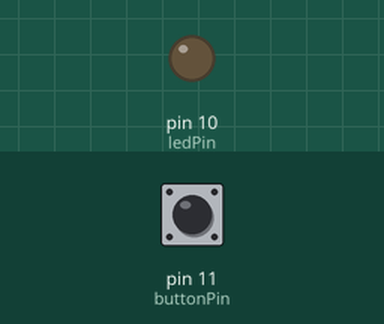
Simulated run of this sketch. Board: Arduino Uno, built with avr-gcc and run on an emulated ATmega328P. On the bench: output pins drawn as LEDs (lit = HIGH). The inputs (shaded band) are chosen by the test bench; at power-on: pin 11 (buttonPin) LOW.

Above: at 1.2 s.
1.3 s: pin 11 (buttonPin) pulled HIGH for 0.15 s
At 1.6 s:
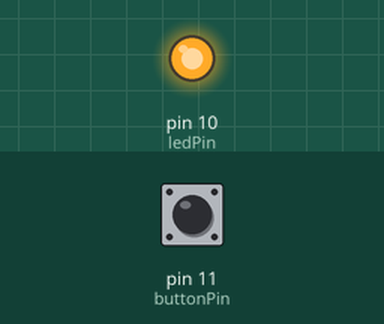
2.9 s: pin 11 (buttonPin) pulled HIGH for 1 s
At 4.0 s:
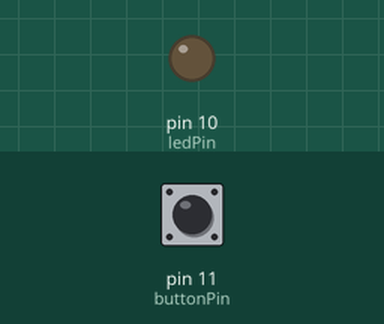
5.4 s: pin 11 (buttonPin) pulled HIGH for 3.2 s
At 5.9 s:
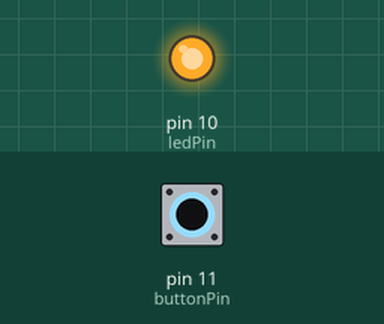
Timing chart, 0 to 8.4 s (numbered marks = the images above; inputs shaded):
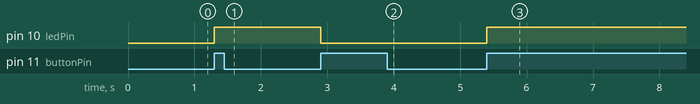

The sketch:

Prender_un_led_con_un_boton_if.ino
```cpp
// Definir los pines del LED y el botón
int ledPin = 10;      // Pin donde está el LED
int buttonPin = 11;   // Pin donde está el botón

bool ledState = false;  // Estado del LED (apagado inicialmente)
bool lastButtonState = LOW;  // Estado anterior del botón
bool buttonState = LOW;  // Estado actual del botón

void setup() {
  // Inicializar el pin del LED como salida
  pinMode(ledPin, OUTPUT);

  // Inicializar el pin del botón como entrada
  pinMode(buttonPin, INPUT);
}

void loop() {
  // Leer el estado actual del botón
  buttonState = digitalRead(buttonPin);

  // Detectar el cambio de estado (presión del botón)
  if (buttonState == HIGH && lastButtonState == LOW) {
    // Invertir el estado del LED cada vez que se presiona el botón
    ledState = !ledState;
    digitalWrite(ledPin, ledState ? HIGH : LOW); // Enciende o apaga el LED

    // Esperar un pequeño tiempo para evitar rebotes del botón
    delay(200);  // Delay de 200 ms
  }

  // Guardar el estado actual del botón para la próxima iteración
  lastButtonState = buttonState;
}
```

Measured:
- after the input at 1.3 s, pin 10 (ledPin): LOW → HIGH at once
- after the input at 2.9 s, pin 10 (ledPin): HIGH → LOW at once
- after the input at 5.4 s, pin 10 (ledPin): LOW → HIGH at once
